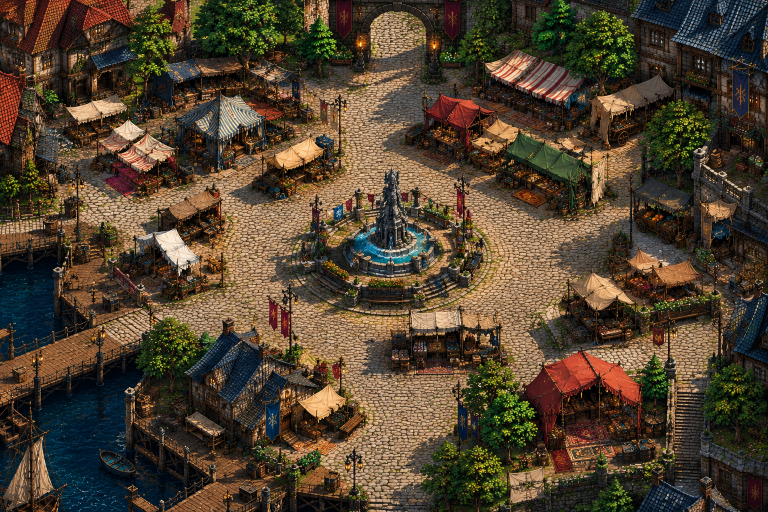
#> input picture ideaboard/bare backgrounds/market.png, 1536 x 1024 px (shown at 1/2 size)
$ python contact_sheet.py '../../ideaboard/bare backgrounds'
#> lines starting #> are read from the running program, lines starting #| are printed output that depends on the picture
"""Lay screen shots out on contact sheets so a whole pass fits in two images.

    python tools/art/contact_sheet.py build/shots/all/fixture   # every *.png there
    python tools/art/contact_sheet.py DIR --scale 0.5 --cols 2 --per 6

Writes DIR/_sheet_1.png, _sheet_2.png, ... (files starting with '_' are skipped
as inputs, so re-running does not sheet the sheets). Order follows the game's
own flow when the names are known, alphabetical otherwise; a tile named
"<Screen>_<variant>" (a pressed tab, a reduced pass, an advanced fight) sorts
with its screen, variants alphabetical inside it.

Tiles are resized to the FIRST tile's size, so a directory should hold one
sheet's tiles at one size (tools/shot_all.sh writes each sheet to its own
directory for that reason). A tile of another size is resized, not refused,
and the mismatch is printed so it is not mistaken for a layout change.
"""
import argparse
import os
import sys

from PIL import Image, ImageDraw

FLOW = [
    "MainMenu", "Town", "AdventureBoard", "RaidPrep", "RaidView", "Results",
    "Guildhall", "RaiderDetail", "Tavern", "Market", "LoadSave", "Settings", "Completion",
]


def flow_key(name: str):
    """Sort by the screen the tile belongs to, then by the variant suffix."""
    screen, _, variant = name.partition("_")
    return (FLOW.index(screen) if screen in FLOW else len(FLOW), screen, variant)


def main() -> int:
    ap = argparse.ArgumentParser()
    ap.add_argument("dir")
    ap.add_argument("--scale", type=float, default=0.5)
    ap.add_argument("--cols", type=int, default=2)
    ap.add_argument("--per", type=int, default=6, help="tiles per sheet")
    a = ap.parse_args()

    names = [f[:-4] for f in os.listdir(a.dir)
             if f.lower().endswith(".png") and not f.startswith("_")]
    if not names:
        print(f"no shots in {a.dir}", file=sys.stderr)
        return 1
    names.sort(key=flow_key)

    first = Image.open(os.path.join(a.dir, names[0] + ".png"))
#> first is the input picture: PIL image 1536x1024 RGB; mean R, G, B 80.6, 66, 47.6
    tw, th = int(first.width * a.scale), int(first.height * a.scale)
#> tw = 768; th = 512
    label_h = 18

    for si in range(0, len(names), a.per):
        chunk = names[si:si + a.per]
        rows = (len(chunk) + a.cols - 1) // a.cols
        sheet = Image.new("RGB", (a.cols * tw, rows * (th + label_h)), (20, 20, 20))
#> sheet: PIL image 1536x530 RGB; every value is 20
        draw = ImageDraw.Draw(sheet)
        for i, n in enumerate(chunk):
            x, y = (i % a.cols) * tw, (i // a.cols) * (th + label_h)
#> x = 0; y = 0
            im = Image.open(os.path.join(a.dir, n + ".png")).convert("RGB")
            label = n
            if im.size != first.size:
                label = f"{n}  ({im.width}x{im.height}, resized)"
                print(f"note: {n} is {im.width}x{im.height}, sheet tiles are "
                      f"{first.width}x{first.height}", file=sys.stderr)
            draw.text((x + 4, y + 2), label, fill=(255, 220, 120))
            sheet.paste(im.resize((tw, th), Image.LANCZOS), (x, y + label_h))
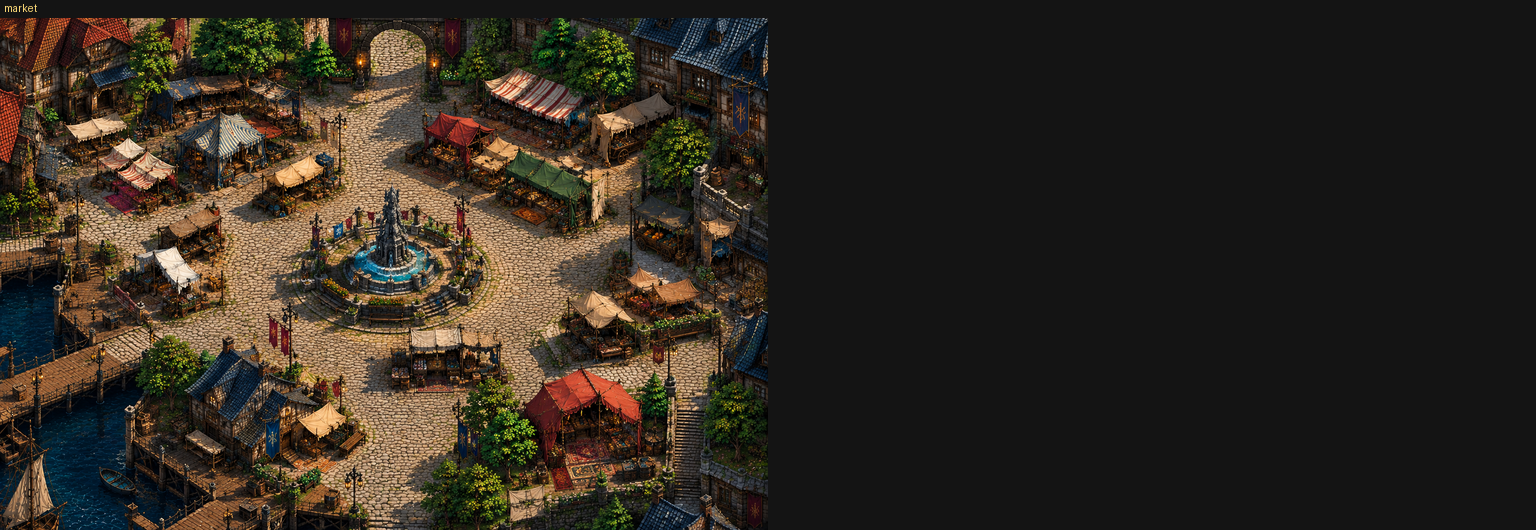
#> sheet: PIL image 1536x530 RGB; mean R, G, B 49.3, 42.2, 33.3
        out = os.path.join(a.dir, f"_sheet_{si // a.per + 1}.png")
        sheet.save(out)
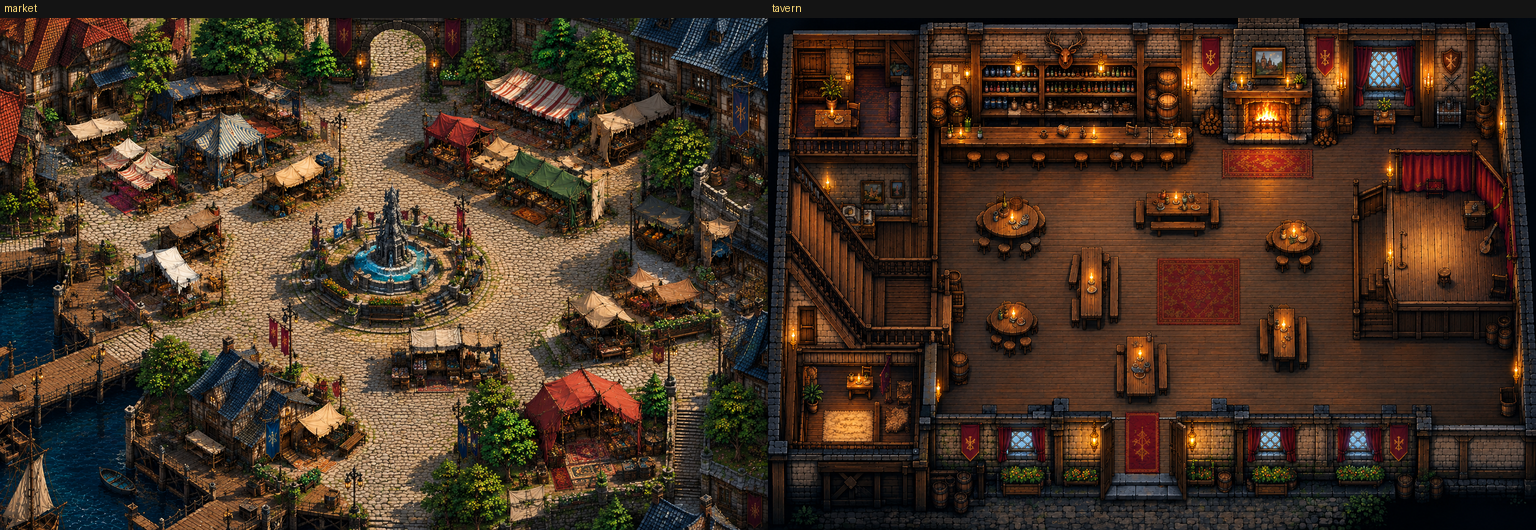
#> saved as _sheet_1.png: PIL image 1536x530 RGB; mean R, G, B 70.6, 51.9, 36.8
        print(out, sheet.size, ", ".join(chunk))
#| ../../ideaboard/bare backgrounds/_sheet_1.png (1536, 530) market, tavern
    return 0


if __name__ == "__main__":
    sys.exit(main())
#> (the program exits here)

$ run again, with ideaboard/bare backgrounds/encounter_cave_large_full.png copied over ideaboard/bare backgrounds/market.png
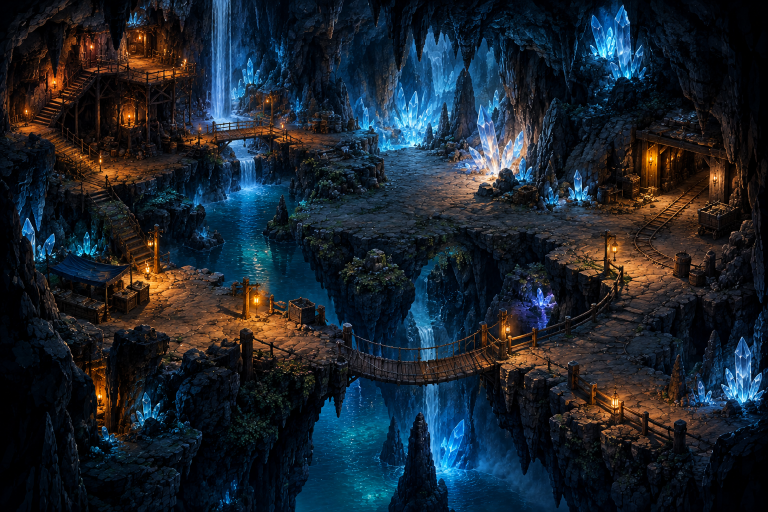
#> input picture ideaboard/bare backgrounds/encounter_cave_large_full.png, 1536 x 1024 px (shown at 1/2 size)
#> in main, first is the input picture: PIL image 1536x1024 RGB; mean R, G, B 27.1, 35.8, 44.8
#> in main, `sheet.paste(im.resize((tw, th), Image.LANCZOS), (x, y + label_h))`:
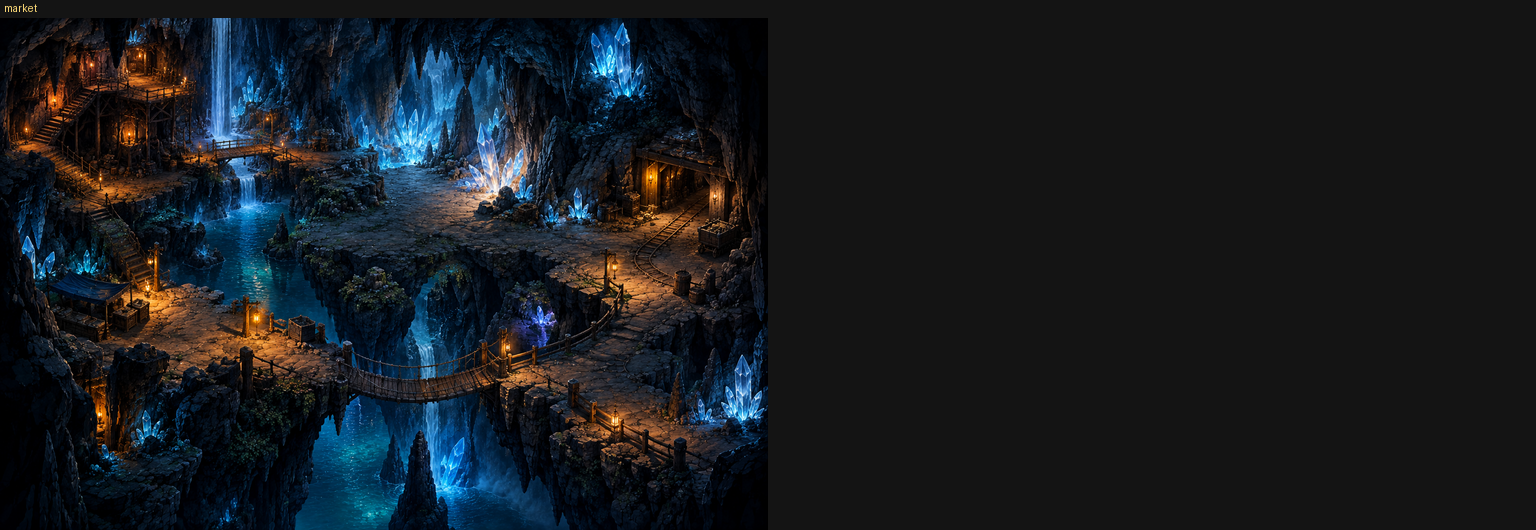
#> sheet: PIL image 1536x530 RGB; mean R, G, B 23.5, 27.7, 32
#> in main, `sheet.save(out)`:
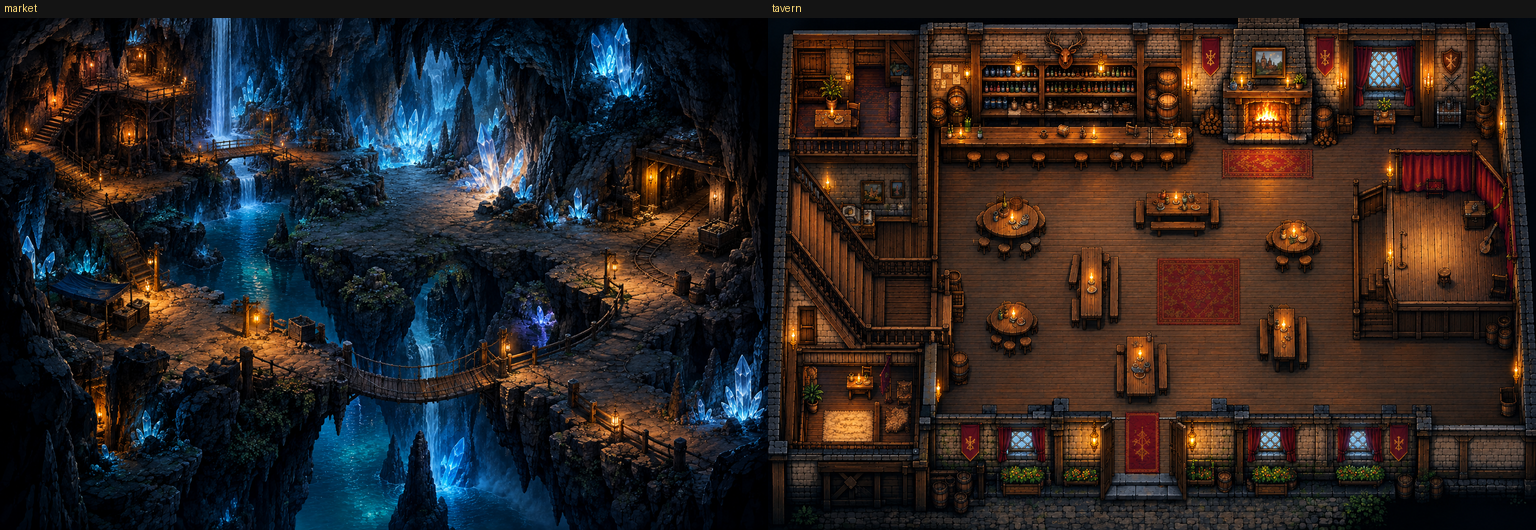
#> saved as _sheet_1.png: PIL image 1536x530 RGB; mean R, G, B 44.8, 37.4, 35.4
#| ../../ideaboard/bare backgrounds/_sheet_1.png (1536, 530) market, tavern

$ run again, with ideaboard/bare backgrounds/encounter_dungeons_large_full.png copied over ideaboard/bare backgrounds/market.png
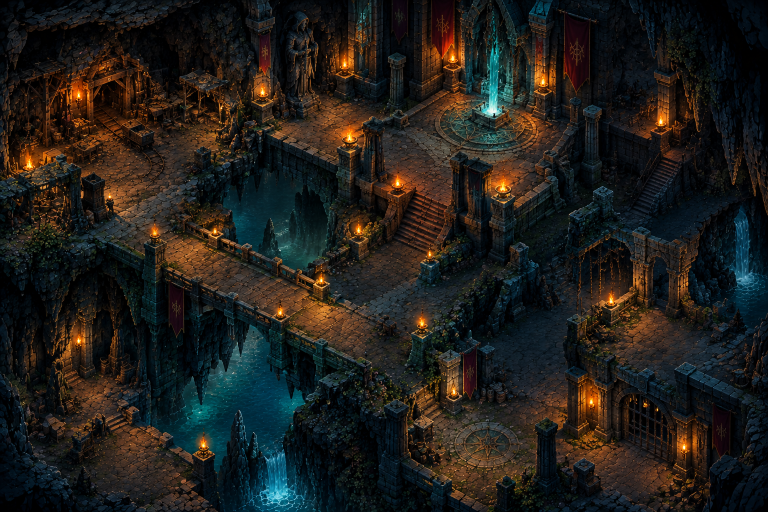
#> input picture ideaboard/bare backgrounds/encounter_dungeons_large_full.png, 1536 x 1024 px (shown at 1/2 size)
#> in main, first is the input picture: PIL image 1536x1024 RGB; mean R, G, B 32.9, 30.8, 26.8
#> in main, `sheet.paste(im.resize((tw, th), Image.LANCZOS), (x, y + label_h))`:
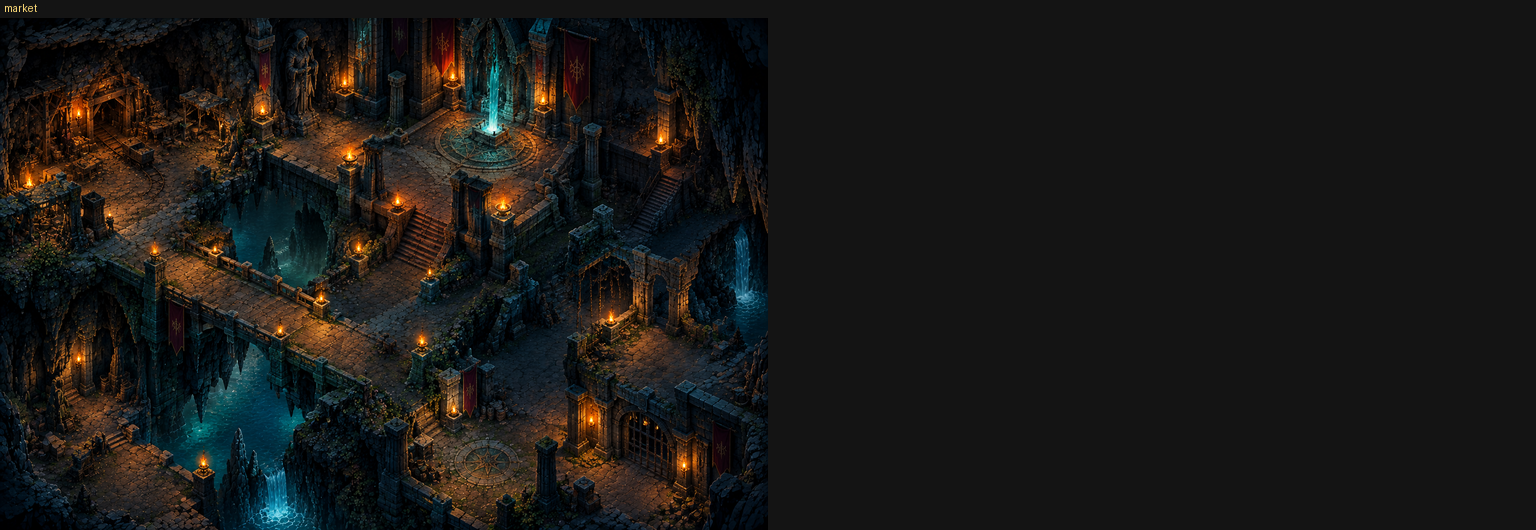
#> sheet: PIL image 1536x530 RGB; mean R, G, B 26.3, 25.2, 23.3
#> in main, `sheet.save(out)`:
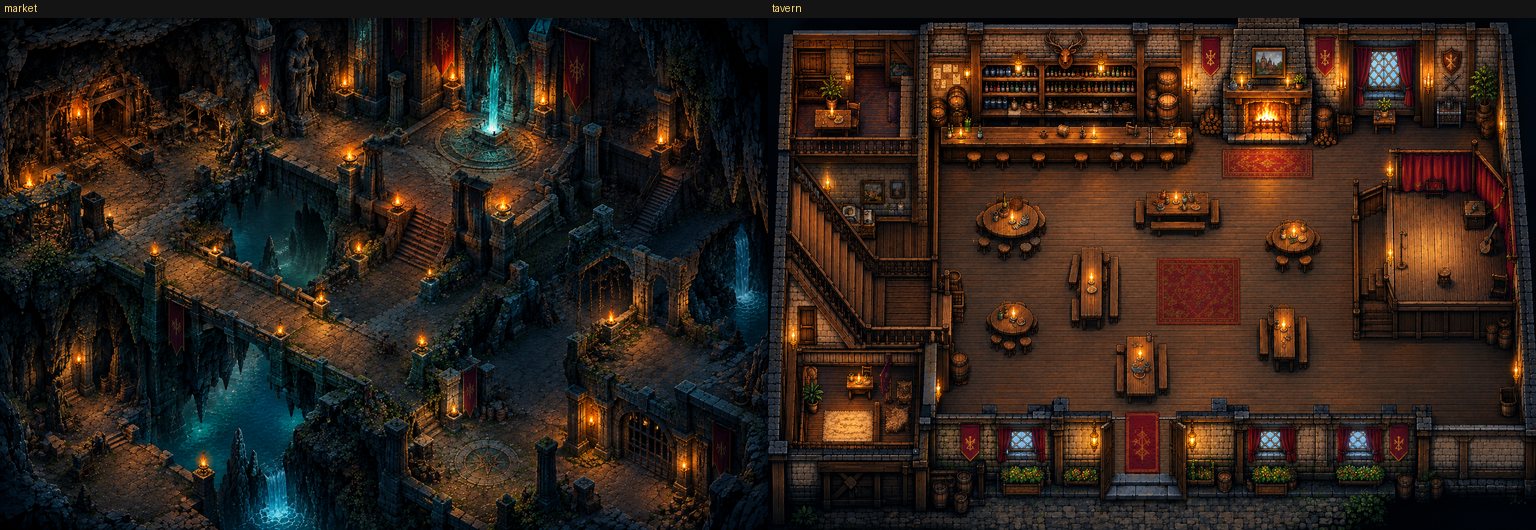
#> saved as _sheet_1.png: PIL image 1536x530 RGB; mean R, G, B 47.6, 34.9, 26.7
#| ../../ideaboard/bare backgrounds/_sheet_1.png (1536, 530) market, tavern
